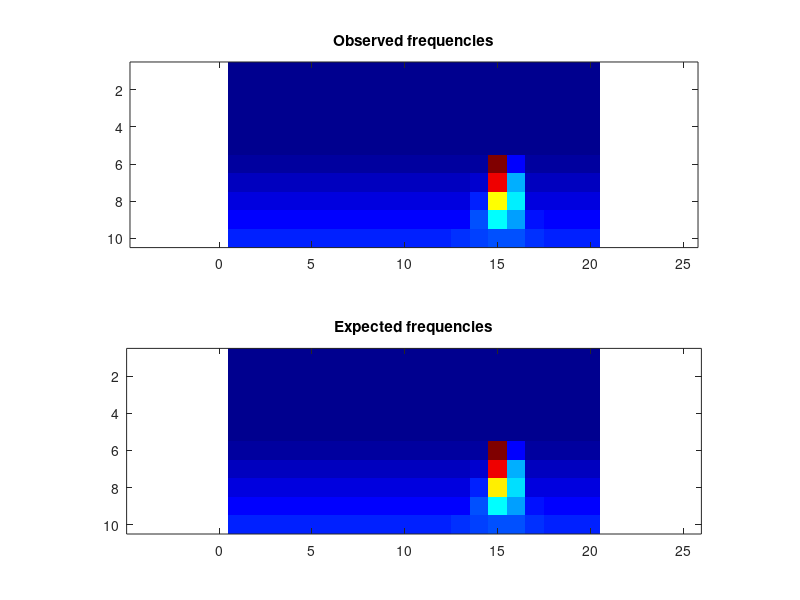

This chart was generated by the following MATLAB code:
obsFrequencies = [ 0, 0, 0, 0, 0, 0, 0, 0, 0, 0, 0, 0, 0, 0, 0, 0, 0, 0, 0, 0; 0, 0, 0, 0, 0, 0, 0, 0, 0, 0, 0, 0, 0, 0, 0, 0, 0, 0, 0, 0; 0, 0, 0, 0, 0, 0, 0, 0, 0, 0, 0, 0, 0, 0, 0, 0, 0, 0, 0, 0; 0, 0, 0, 0, 0, 0, 0, 0, 0, 0, 0, 0, 0, 0, 0, 0, 0, 0, 0, 0; 0, 0, 0, 0, 0, 0, 0, 0, 0, 0, 0, 0, 0, 0, 0, 0, 0, 0, 0, 0; 1167, 1221, 1190, 1188, 1194, 1128, 1245, 1141, 1227, 1217, 1210, 1159, 1219, 1262, 71536, 8380, 1207, 1220, 1284, 1190; 3637, 3512, 3581, 3635, 3651, 3570, 3582, 3659, 3543, 3571, 3657, 3585, 3638, 5233, 62688, 20539, 3585, 3609, 3676, 3671; 6044, 6097, 6058, 6005, 5961, 5915, 5967, 6074, 6027, 6001, 6110, 6010, 5917, 11064, 44697, 24618, 6403, 6101, 6027, 5904; 8300, 8345, 8517, 8498, 8415, 8414, 8458, 8494, 8512, 8439, 8438, 8566, 8824, 13924, 26350, 19921, 9951, 8508, 8267, 8362; 10805, 10795, 10621, 10817, 10756, 10868, 10849, 10769, 10620, 10531, 10688, 10893, 11284, 12745, 14207, 13489, 11750, 10962, 11070, 10790 ];
expFrequencies = [ 0, 0, 0, 0, 0, 0, 0, 0, 0, 0, 0, 0, 0, 0, 0, 0, 0, 0, 0, 0; 0, 0, 0, 0, 0, 0, 0, 0, 0, 0, 0, 0, 0, 0, 0, 0, 0, 0, 0, 0; 0, 0, 0, 0, 0, 0, 0, 0, 0, 0, 0, 0, 0, 0, 0, 0, 0, 0, 0, 0; 0, 0, 0, 0, 0, 0, 0, 0, 0, 0, 0, 0, 0, 0, 0, 0, 0, 0, 0, 0; 0, 0, 0, 0, 0, 0, 0, 0, 0, 0, 0, 0, 0, 0, 0, 0, 0, 0, 0, 0; 1200, 1200, 1200, 1200, 1200, 1200, 1200, 1200, 1200, 1200, 1200, 1200, 1200, 1261.78, 71375, 8346.58, 1200.02, 1200, 1200, 1200; 3600, 3600, 3600, 3600, 3600, 3600, 3600, 3600, 3600, 3600, 3600, 3600, 3600.42, 5276.57, 62747, 20602.9, 3630.53, 3600, 3600, 3600; 6000, 6000, 6000, 6000, 6000, 6000, 6000, 6000, 6000, 6000, 6000, 6000.07, 6049.99, 11110.6, 45118.2, 24413.6, 6542.21, 6001.78, 6000, 6000; 8400, 8400, 8400, 8400, 8400, 8400, 8400, 8400, 8400, 8400.01, 8400.18, 8410.94, 8800.94, 13921.5, 26330.6, 19908.6, 9948.84, 8461.85, 8401.21, 8400.02; 10803.3, 10802.6, 10802.5, 10802.4, 10802.4, 10802.4, 10802.4, 10802.5, 10802.9, 10804.7, 10815.3, 10883.1, 11282.4, 12663.6, 14260.5, 13538.5, 11764, 10989.5, 10831.9, 10807.4 ];
colormap(jet);
clf; subplot(2,1,1);
imagesc(obsFrequencies);
title('Observed frequencies');
axis equal;
subplot(2,1,2);
imagesc(expFrequencies);
axis equal;
title('Expected frequencies');
